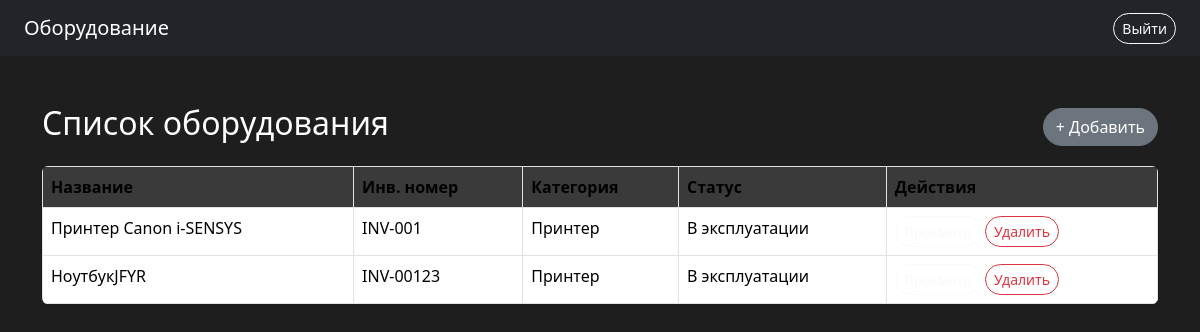
Before: /equipment/ (signed in) with the older database file.
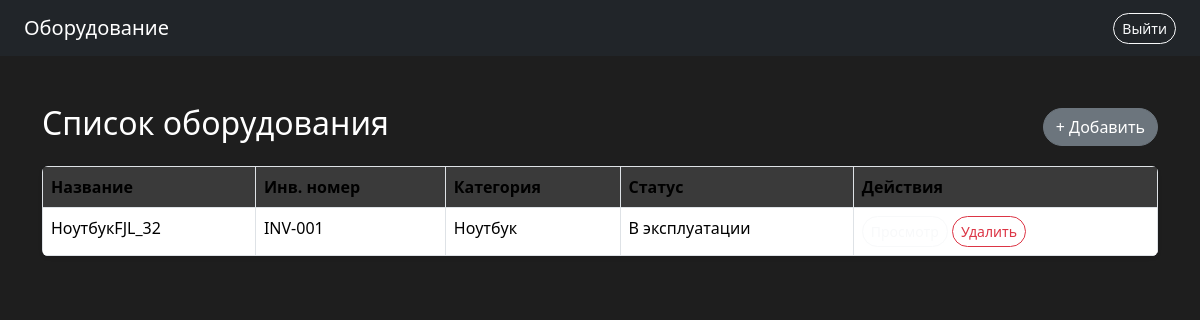
After: the same page with the newer database file.
### app/models.py (models this page shows)
class Equipment(db.Model):
    id = db.Column(db.Integer, primary_key=True)
    name = db.Column(db.String(150), nullable=False)
    inventory_number = db.Column(db.String(100), nullable=False, unique=True)
    category_id = db.Column(db.Integer, db.ForeignKey('category.id'), nullable=False)
    purchase_date = db.Column(db.Date, nullable=False)
    cost = db.Column(db.Numeric(10, 2), nullable=False)
    status = db.Column(db.Enum(*STATUSES, name='status_enum'), nullable=False)
    note = db.Column(db.Text)
    category = db.relationship('Category', backref='equipments')
    photo = db.relationship('Photo', uselist=False, backref='equipment')
    maintenance_records = db.relationship('Maintenance', backref='equipment', cascade="all, delete")
    persons = db.relationship('Person', secondary='equipment_person', backref='equipments')

class Category(db.Model):
    id = db.Column(db.Integer, primary_key=True)
    name = db.Column(db.String(100), nullable=False)
    description = db.Column(db.Text)

### app/routes/equipment_routes.py (the view)
@equipment_bp.route('/')
@login_required
def index():
    equipment_list = Equipment.query.all()
    return render_template('equipment_list.html', equipment_list=equipment_list)

### app/routes/auth_routes.py (called while the page is built)
@login_manager.user_loader
def load_user(user_id):
    return User.query.get(int(user_id))

### app/templates/equipment_list.html (shortened to what this page needs)
<!DOCTYPE html>
<html lang="ru">
<head>
    <link href="https://cdn.jsdelivr.net/npm/bootstrap@5.3.3/dist/css/bootstrap.min.css" rel="stylesheet">
</head>
<body>
<nav class="navbar navbar-expand-lg navbar-dark bg-dark px-4">
    <a class="navbar-brand" href="#">Оборудование</a>
    <div class="ms-auto">
        <a href="/logout" class="btn btn-outline-light btn-sm btn-rounded">Выйти</a>
    </div>
</nav>
<div class="container mt-5">
    <div class="d-flex justify-content-between align-items-center mb-3">
        <h2>Список оборудования</h2>
        <a href="{{ url_for('equipment.add_equipment') }}" class="btn btn-secondary btn-rounded">+ Добавить</a>
    </div>
    <table class="table table-hover table-bordered rounded shadow-sm overflow-hidden">
        <thead>
            <tr>
                <th>Название</th>
                <th>Инв. номер</th>
                <th>Категория</th>
                <th>Статус</th>
                <th>Действия</th>
            </tr>
        </thead>
        <tbody>
            {% for item in equipment_list %}
            <tr>
                <td>{{ item.name }}</td>
                <td>{{ item.inventory_number }}</td>
                <td>{{ item.category.name if item.category else '—' }}</td>
                <td>
                    {% if item.status == 'in_use' %} В эксплуатации
                    {% elif item.status == 'under_repair' %} На ремонте
                    {% elif item.status == 'written_off' %} Списано
                    {% else %} Неизвестно
                    {% endif %}
                </td>
                <td>
                    <a href="{{ url_for('equipment.view_equipment', id=item.id) }}" class="btn btn-outline-light btn-sm btn-rounded">Просмотр</a>
                    <a href="#" class="btn btn-outline-danger btn-sm btn-rounded">Удалить</a>
                </td>
            </tr>
            {% else %}
            <tr>
                <td colspan="5" class="text-center text-muted">Нет записей</td>
            </tr>
            {% endfor %}
        </tbody>
    </table>
</div>
</body>
</html>

### app/templates/equipment_list.html (style rules this page uses)
body { background-color: #1e1e1e; color: #ffffff; }
.table { background-color: #2b2b2b; color: #ffffff; }
.table th { background-color: #3a3a3a; }
.btn-rounded { border-radius: 50px; font-weight: 500; }

Changed rows visible on the page:
removed Equipment: name "НоутбукJFYR", inventory_number "INV-00123", category "Принтер", status "В эксплуатации"
changed Equipment "INV-001": name "Принтер Canon i-SENSYS" → "НоутбукFJL_32"; category "Принтер" → "Ноутбук"
